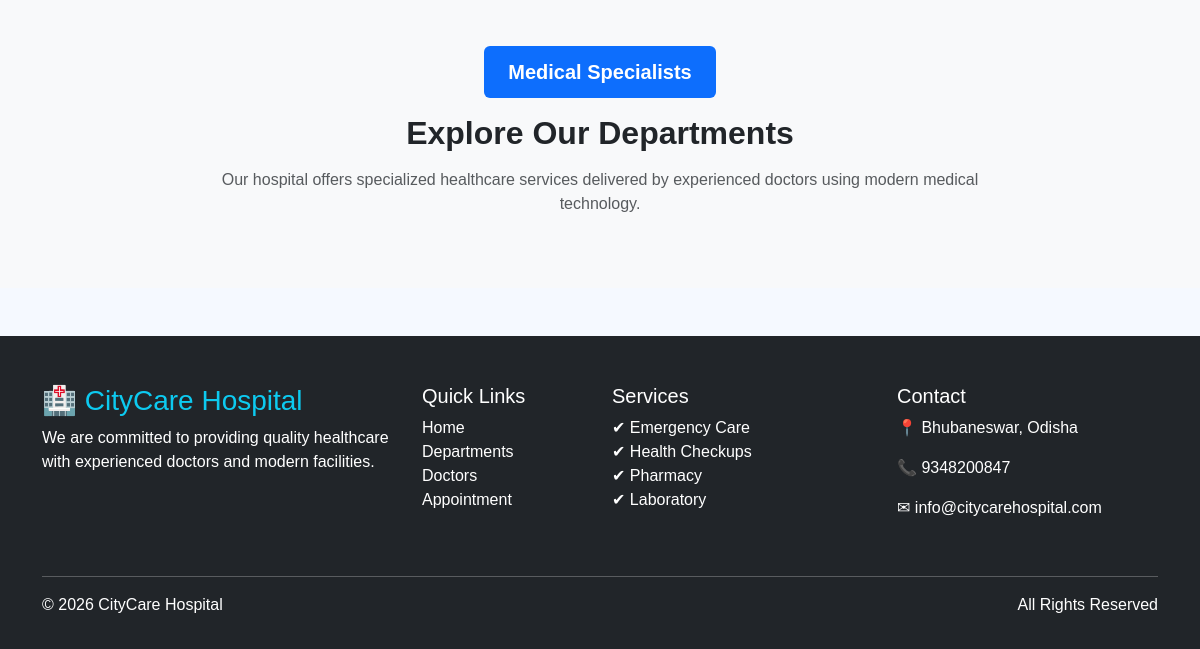
The app's page /department/department/ (lower part), older data.
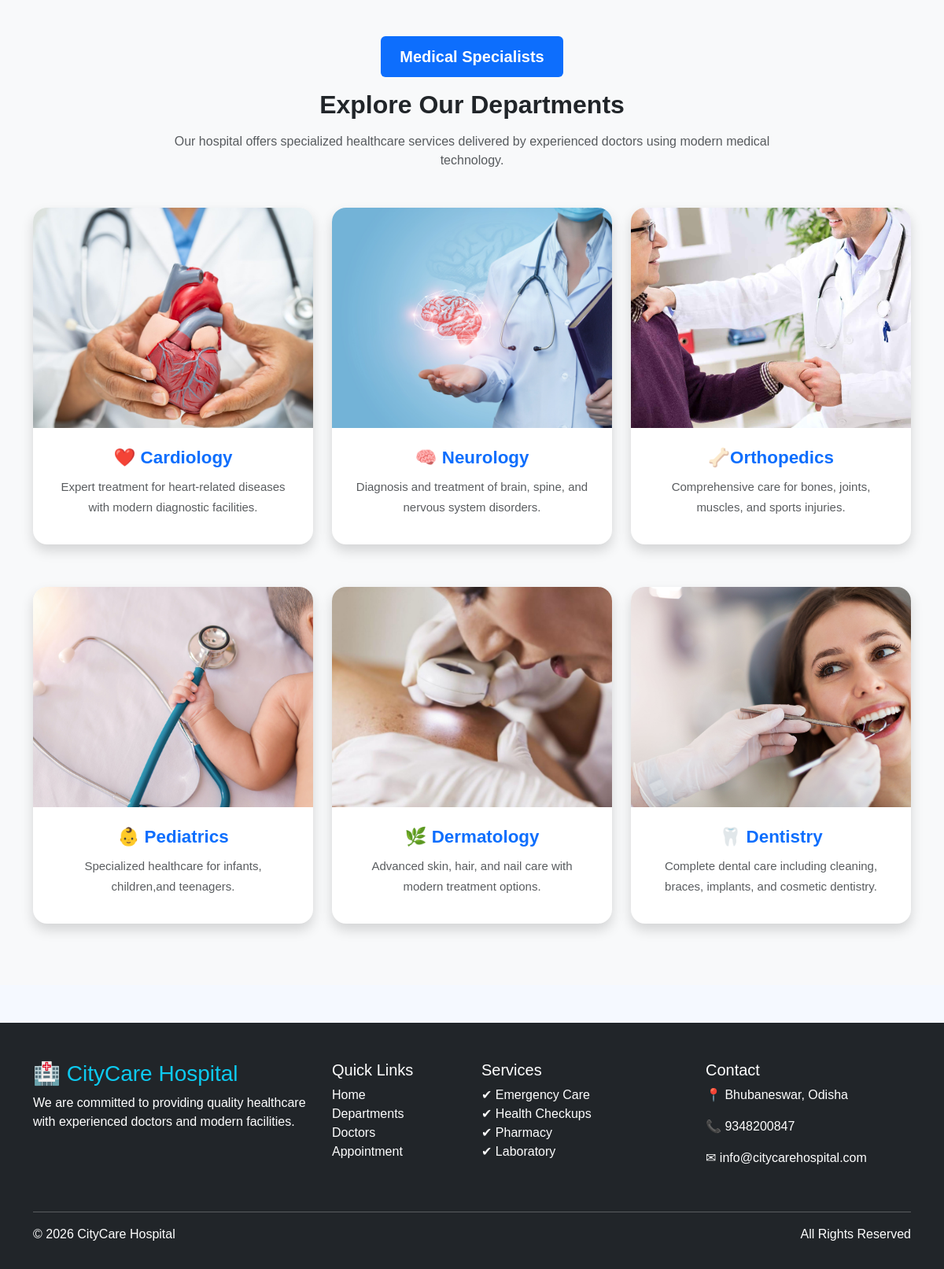
The same page, newer data.
### doctors/models.py (models this page shows, shortened)
class Department(models.Model):
    image=models.ImageField(upload_to="department/")
    title=models.CharField(max_length=50)
    description=models.CharField(max_length=100)

### doctors/views.py (the view)
# urls.py: path('department/',views.department,name="department"),
def department(request):
    cards=Department.objects.all()
    return render(request, "doctors/departments.html", {"cards": cards})

### doctors/templates/doctors/departments.html (shortened to what this page needs)
{% extends 'doctors/base.html' %}
{% load static %}
{% block content %}
    <section class="py-5 bg-light" id="alldepartments">
        <div class="container">
            <div class="text-center mb-5">
                <span class="badge bg-primary px-4 py-3 mb-3 fs-5">
                    Medical Specialists
                </span>
                <h2 class="fw-bold mb-3">
                    Explore Our Departments
                </h2>
                <p class="text-muted w-75 mx-auto">
                    Our hospital offers specialized healthcare services delivered by experienced doctors using modern
                    medical technology.
                </p>
            </div>
            <div class="row g-4" id="departmentContainer">
                {% for card in cards %}
                    <div class="col-md-6 col-lg-4 department-card">
                        <div class="card shadow border-0 h-100 department-name">
                            <img src="{{ card.image.url }}" class="card-img-top h-[150px]">
                            <div class="card-body">
                                <h4>{{ card.title }}</h4>
                                <p class="justify-text text-muted">{{ card.description }}</p>
                            </div>
                        </div>
                    </div>
                {% endfor %}
            </div>
        </div>
    </section>
{% endblock %}

### doctors/templates/doctors/base.html (shortened to what this page needs)
{% load static %}
<!DOCTYPE html>
<html lang="en">
<head>
    <link rel="stylesheet" href="{% static 'css/bootstrap.min.css' %}">
    <link rel="stylesheet" href="{% static 'css/departments.css' %}">
    <link rel="stylesheet" href="{% static 'css/doctors.css' %}">
    <link rel="stylesheet"
        href="https://cdnjs.cloudflare.com/ajax/libs/font-awesome/6.7.2/css/all.min.css">
    <link rel="stylesheet"
        href="https://cdn.jsdelivr.net/npm/bootstrap-icons@1.13.1/font/bootstrap-icons.min.css">
</head>
<body>
    {% block content %}
    {% endblock %}
    <footer class="bg-dark text-white pt-5 pb-3 mt-5">
        <div class="container">
            <div class="row">
                <div class="col-lg-4 mb-4">
                    <h3 class="text-info">
                        🏥 CityCare Hospital
                    </h3>
                    <p>
                        We are committed to providing quality healthcare with
                        experienced doctors and modern facilities.
                    </p>
                </div>
                <div class="col-lg-2 mb-4">
                    <h5>Quick Links</h5>
                    <ul class="list-unstyled">
                        <li>
                            <a href="{% url 'website:home' %}" class="text-white text-decoration-none">
                                Home
                            </a>
                        </li>
                        <li>
                            <a href="#" class="text-white text-decoration-none">
                                Departments
                            </a>
                        </li>
                        <li>
                            <a href="#" class="text-white text-decoration-none">
                                Doctors
                            </a>
                        </li>
                        <li>
                            <a href="#" class="text-white text-decoration-none">
                                Appointment
                            </a>
                        </li>
                    </ul>
                </div>
                <div class="col-lg-3 mb-4">
                    <h5>Services</h5>
                    <ul class="list-unstyled">
                        <li>✔ Emergency Care</li>
                        <li>✔ Health Checkups</li>
                        <li>✔ Pharmacy</li>
                        <li>✔ Laboratory</li>
                    </ul>
                </div>
                <div class="col-lg-3 mb-4">
                    <h5>Contact</h5>
                    <p>📍 Bhubaneswar, Odisha</p>
                    <p>
                        📞
                        <a href="tel:9348200847"
                           class="text-white text-decoration-none">
                            9348200847
                        </a>
                    </p>
                    <p>
                        ✉
                        <a href="mailto:info@citycarehospital.com"
                           class="text-white text-decoration-none">
                            info@citycarehospital.com
                        </a>
                    </p>
                </div>
            </div>
            <hr>
            <div class="d-flex justify-content-between">
                <p>© 2026 CityCare Hospital</p>
                <p>All Rights Reserved</p>
            </div>
        </div>
    </footer>
</body>
</html>

### static/css/departments.css (style rules this page uses)
.card { border: none; border-radius: 18px; overflow: hidden; transition: all 0.4s ease; background: #fff; cursor: pointer; }
.card-img-top { width: 100%; height: 250px; object-fit: cover; transition: transform 0.4s ease; }
.card-body { padding: 25px; text-align: center; }
.card-body h4 { font-size: 1.5rem; font-weight: 700; color: #0d6efd; margin-bottom: 15px; }
.card-body p { font-size: 15px; color: #6c757d; line-height: 1.7; margin-bottom: 0; }
.col-md-6, .col-lg-4 { margin-bottom: 30px; }

### static/css/doctors.css (style rules this page uses)
* { margin:0; padding:0; box-sizing:border-box; font-family:Arial, Helvetica, sans-serif; }
body { background:#f5f9ff; }
.card { border-radius:18px; overflow:hidden; transition:.4s; }
.card img { height:280px; object-fit:cover; }
.card-body { text-align:center; padding:25px; }
.card-body h4 { font-size:1.4rem; font-weight:700; margin-bottom:10px; }
.card-body p { color:#666; margin-bottom:10px; }

Row changes from the older to the newer data that the page shows:
added Department: image (picture), title "❤️ Cardiology", description "Expert treatment for heart-related diseases with modern diagnostic facilities."
added Department: image (picture), title "🧠 Neurology", description "Diagnosis and treatment of brain, spine, and nervous system disorders."
added Department: image (picture), title "🦴Orthopedics", description "Comprehensive care for bones, joints, muscles, and sports injuries."
added Department: image (picture), title "👶 Pediatrics", description "Specialized healthcare for infants, children,and teenagers."
added Department: image (picture), title "🌿 Dermatology", description "Advanced skin, hair, and nail care with modern treatment options."
added Department: image (picture), title "🦷 Dentistry", description "Complete dental care including cleaning, braces, implants, and cosmetic dentistry."
